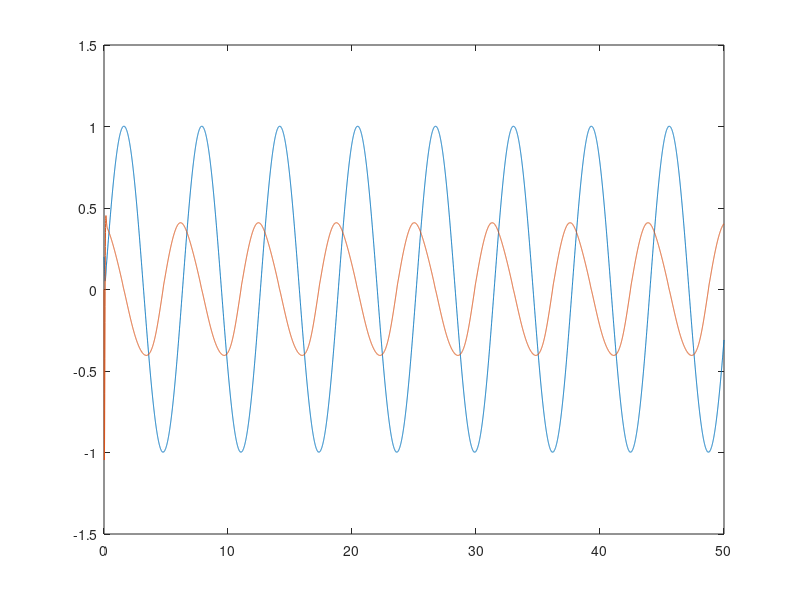
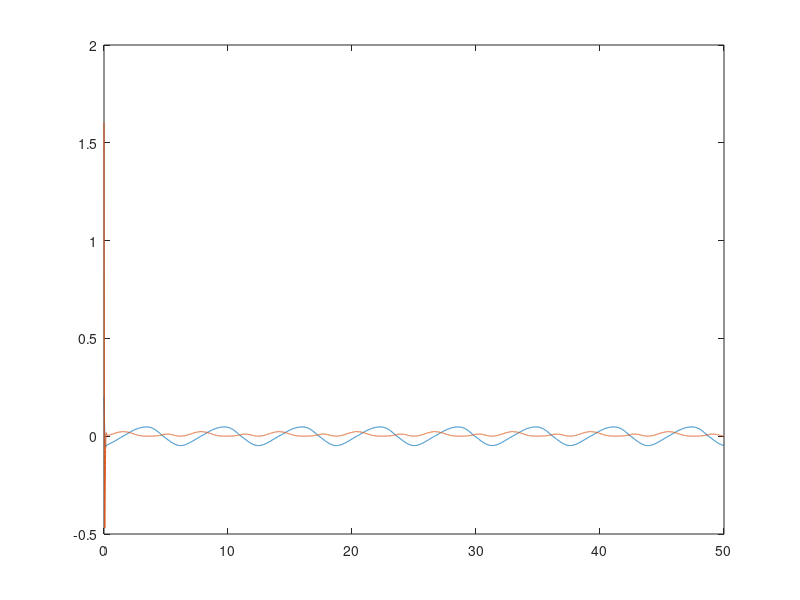
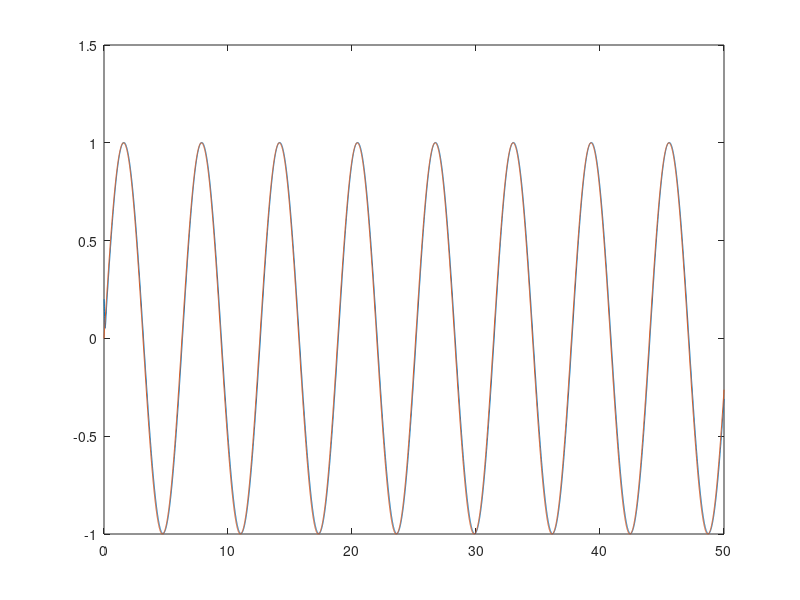
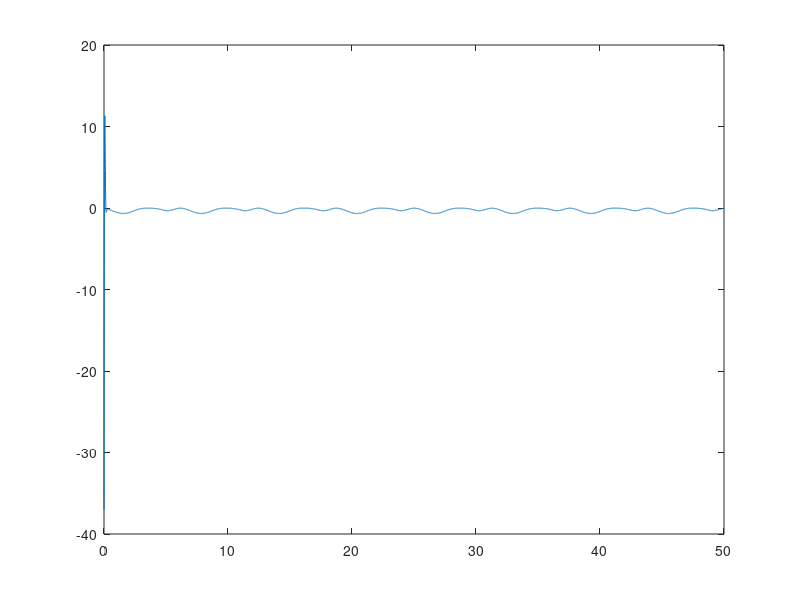

These figures' MATLAB source, in order:
%% Time and Step
clc; clear; close all;
Step = 0.005;
T_end = 50;
t = 0:Step:T_end;
data = cell(1,length(t));
%% Variable
alpha1 = data;
u = data;
x1 = data;
x2 = data;
z1 = data;
z2 = data;
yd = data;
%% Parameter
lamda1 = 5;
eta1 = 1.8;
k1 = 0.6;
r = 0.7;
eps1 = 0.002;
lamda2 = 4;
eta2 = 1.8;
k2 = 2.7;
eps2 = 0.002;
theta1 = 10;
theta2 = 105;
%% Initial value
x1{1} = 0.2;
x2{1} = 0;
%% Simulation
for i = 1:length(t)
    yd{i} = sin(t(i));
    z1{i} = x1{i} - yd{i};
    if abs(z1{i}) > eps1
        ro1 = sign(z1{i})*abs(z1{i})^r;
    else
        xi1 = 1/2*(3-r)*eps1^(r-1);
        gamma1 = 1/2*(r-1)*eps1^(r-3);
        ro1 = xi1*z1{i} + gamma1*z1{i}^3;
    end
    alpha1{i} = -lamda1*z1{i} - z1{i}/2 - z1{i}*theta1/(2*eta1^2) - k1*ro1;
    z2{i} = x2{i} - alpha1{i};
    if abs(z2{i}) > eps2
        ro2 = sign(z2{i})*abs(z2{i})^r;
    else
        xi2 = 1/2*(3-r)*eps2^(r-1);
        gamma2 = 1/2*(r-1)*eps2^(r-3);
        ro2 = xi2*z2{i} + gamma2*z2{i}^3;
    end
    u{i} = -lamda2*z2{i} - z2{i}/2 - z2{i}*theta2/(2*eta2^2) - k2*ro2;

    if i == length(t)
        break
    end

    % Update
    x1{i+1} = x1{i} + Step*(1 - cos(x1{i}*x2{i}) + (2.5 + 0.5*sin(x1{i}))*x2{i});
    x2{i+1} = x2{i} + Step*(x1{i}^2*exp(x2{i}) + (2+sin(x1{i}*x2{i}))*u{i});
end

x1_m = cell2mat(x1);
x2_m = cell2mat(x2);
figure(1);
plot(t,x1_m,t,x2_m);
z1_m = cell2mat(z1);
z2_m = cell2mat(z2);
figure(2);
plot(t,z1_m,t,z2_m);
yd_m = cell2mat(yd);
figure(3);
plot(t,x1_m,t,yd_m);
figure(4);
u_m = cell2mat(u);
plot(t,u_m);